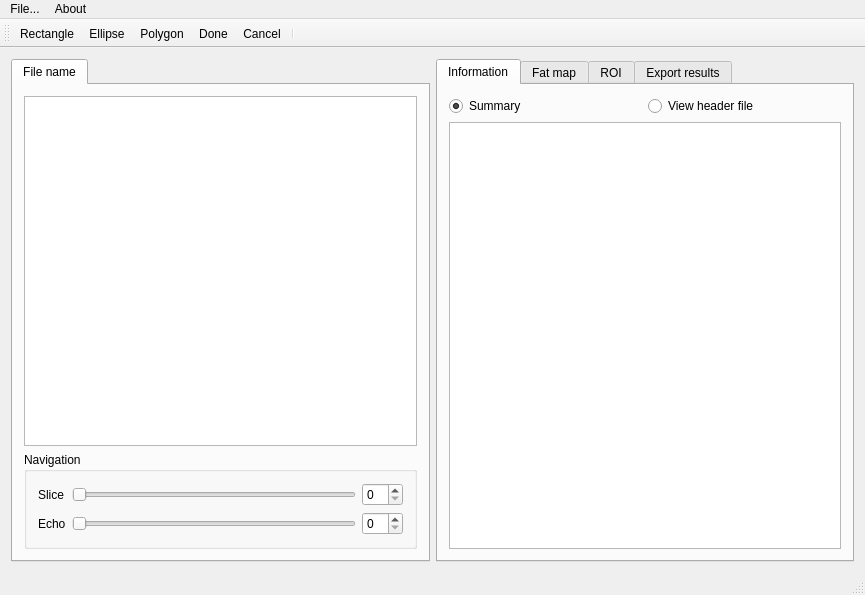
<?xml version="1.0" encoding="UTF-8"?>
<ui version="4.0">
 <class>MainWindow</class>
 <widget class="QMainWindow" name="MainWindow">
  <property name="geometry">
   <rect>
    <x>0</x>
    <y>0</y>
    <width>865</width>
    <height>595</height>
   </rect>
  </property>
  <property name="windowTitle">
   <string>Livertool</string>
  </property>
  <widget class="QWidget" name="centralWidget">
   <layout class="QGridLayout" name="gridLayout_4">
    <item row="0" column="0">
     <widget class="QTabWidget" name="tabWidget0">
      <widget class="QWidget" name="tabWidget0_Page1">
       <attribute name="title">
        <string>File name</string>
       </attribute>
       <layout class="QGridLayout" name="gridLayout_9">
        <item row="0" column="0">
         <layout class="QGridLayout" name="gridLayout">
          <item row="0" column="0">
           <widget class="ImageView" name="pcv_img"/>
          </item>
          <item row="1" column="0">
           <widget class="QGroupBox" name="groupBox">
            <property name="title">
             <string>Navigation</string>
            </property>
            <layout class="QGridLayout" name="gridLayout_8">
             <item row="0" column="0">
              <widget class="QLabel" name="label_2">
               <property name="text">
                <string>Slice</string>
               </property>
              </widget>
             </item>
             <item row="0" column="1">
              <widget class="QSlider" name="sld_slice">
               <property name="orientation">
                <enum>Qt::Horizontal</enum>
               </property>
              </widget>
             </item>
             <item row="0" column="2">
              <widget class="QSpinBox" name="spb_slice"/>
             </item>
             <item row="1" column="0">
              <widget class="QLabel" name="label_3">
               <property name="text">
                <string>Echo</string>
               </property>
              </widget>
             </item>
             <item row="1" column="1">
              <widget class="QSlider" name="sld_echo">
               <property name="orientation">
                <enum>Qt::Horizontal</enum>
               </property>
              </widget>
             </item>
             <item row="1" column="2">
              <widget class="QSpinBox" name="spb_echo"/>
             </item>
            </layout>
           </widget>
          </item>
         </layout>
        </item>
       </layout>
      </widget>
     </widget>
    </item>
    <item row="0" column="1">
     <widget class="QTabWidget" name="tabWidget">
      <property name="sizePolicy">
       <sizepolicy hsizetype="Expanding" vsizetype="Expanding">
        <horstretch>0</horstretch>
        <verstretch>0</verstretch>
       </sizepolicy>
      </property>
      <property name="mouseTracking">
       <bool>false</bool>
      </property>
      <property name="tabPosition">
       <enum>QTabWidget::North</enum>
      </property>
      <property name="currentIndex">
       <number>0</number>
      </property>
      <widget class="QWidget" name="information_tab">
       <attribute name="title">
        <string>Information</string>
       </attribute>
       <layout class="QGridLayout" name="gridLayout_6">
        <item row="0" column="0">
         <layout class="QGridLayout" name="gridLayout_5">
          <item row="0" column="0">
           <widget class="QRadioButton" name="radio_summary_header">
            <property name="text">
             <string>Summary</string>
            </property>
            <property name="checked">
             <bool>true</bool>
            </property>
           </widget>
          </item>
          <item row="0" column="1">
           <widget class="QRadioButton" name="radio_full_header">
            <property name="text">
             <string>View header file</string>
            </property>
           </widget>
          </item>
          <item row="1" column="0" colspan="2">
           <widget class="QTextEdit" name="textedit_header">
            <property name="textInteractionFlags">
             <set>Qt::TextSelectableByKeyboard|Qt::TextSelectableByMouse</set>
            </property>
           </widget>
          </item>
         </layout>
        </item>
       </layout>
      </widget>
      <widget class="QWidget" name="fatmap_tab">
       <attribute name="title">
        <string>Fat map</string>
       </attribute>
       <layout class="QGridLayout" name="gridLayout_7">
        <item row="0" column="0">
         <layout class="QGridLayout" name="gridLayout_2">
          <item row="0" column="0">
           <widget class="ImageView" name="pcv_fatmap">
            <property name="mouseTracking">
             <bool>true</bool>
            </property>
           </widget>
          </item>
          <item row="1" column="0">
           <widget class="QGroupBox" name="groupBox_2">
            <property name="title">
             <string>Settings</string>
            </property>
            <layout class="QGridLayout" name="gridLayout_3">
             <item row="0" column="0" alignment="Qt::AlignLeft">
              <widget class="QLabel" name="label_4">
               <property name="text">
                <string>Fat Fraction estimation method:</string>
               </property>
               <property name="alignment">
                <set>Qt::AlignCenter</set>
               </property>
              </widget>
             </item>
             <item row="0" column="1">
              <widget class="QComboBox" name="cbx_methods"/>
             </item>
             <item row="1" column="0">
              <widget class="QCheckBox" name="check_current_slice">
               <property name="toolTip">
                <string/>
               </property>
               <property name="toolTipDuration">
                <number>-1</number>
               </property>
               <property name="whatsThis">
                <string/>
               </property>
               <property name="text">
                <string>Map only current slice</string>
               </property>
              </widget>
             </item>
             <item row="1" column="1">
              <widget class="QPushButton" name="btn_cfatmap">
               <property name="sizePolicy">
                <sizepolicy hsizetype="Preferred" vsizetype="Maximum">
                 <horstretch>0</horstretch>
                 <verstretch>0</verstretch>
                </sizepolicy>
               </property>
               <property name="text">
                <string>Start</string>
               </property>
              </widget>
             </item>
            </layout>
            <zorder>check_current_slice</zorder>
            <zorder>label_4</zorder>
            <zorder>cbx_methods</zorder>
            <zorder>btn_cfatmap</zorder>
           </widget>
          </item>
         </layout>
        </item>
       </layout>
      </widget>
      <widget class="QWidget" name="signal_tab">
       <attribute name="title">
        <string>ROI</string>
       </attribute>
       <layout class="QVBoxLayout" name="verticalLayout">
        <item>
         <layout class="QGridLayout" name="gridLayout_10">
          <item row="0" column="2">
           <widget class="QPushButton" name="btn_roi_delete">
            <property name="text">
             <string>Delete</string>
            </property>
           </widget>
          </item>
          <item row="3" column="0" colspan="2">
           <widget class="QLabel" name="label_6">
            <property name="text">
             <string>Data and Fat fraction estimation</string>
            </property>
           </widget>
          </item>
          <item row="0" column="0">
           <widget class="QComboBox" name="cbox_rois"/>
          </item>
          <item row="2" column="0" colspan="3">
           <widget class="PlotWidget" name="pcv_signal">
            <property name="enabled">
             <bool>true</bool>
            </property>
            <property name="sizePolicy">
             <sizepolicy hsizetype="Expanding" vsizetype="Expanding">
              <horstretch>0</horstretch>
              <verstretch>0</verstretch>
             </sizepolicy>
            </property>
           </widget>
          </item>
          <item row="1" column="0" colspan="3">
           <widget class="QLabel" name="label">
            <property name="text">
             <string>Signal Intensity (a.u.) vs Echo time (ms)</string>
            </property>
           </widget>
          </item>
          <item row="4" column="0" colspan="3">
           <widget class="QTextEdit" name="textEdit_roi"/>
          </item>
         </layout>
        </item>
       </layout>
      </widget>
      <widget class="QWidget" name="export_tab">
       <attribute name="title">
        <string>Export results</string>
       </attribute>
       <layout class="QVBoxLayout" name="verticalLayout_6">
        <item>
         <layout class="QGridLayout" name="gridLayout_12">
          <item row="0" column="0">
           <widget class="QGroupBox" name="groupBox_4">
            <property name="enabled">
             <bool>false</bool>
            </property>
            <property name="title">
             <string>General</string>
            </property>
            <layout class="QVBoxLayout" name="verticalLayout_4">
             <item>
              <widget class="QCheckBox" name="check_anonimyze">
               <property name="enabled">
                <bool>false</bool>
               </property>
               <property name="toolTip">
                <string>&lt;html&gt;&lt;head/&gt;&lt;body&gt;&lt;p&gt;Removes the name of the patient of the header and summary files.&lt;/p&gt;&lt;/body&gt;&lt;/html&gt;</string>
               </property>
               <property name="text">
                <string>Anonimyze data</string>
               </property>
              </widget>
             </item>
            </layout>
           </widget>
          </item>
          <item row="1" column="0">
           <widget class="QGroupBox" name="groupBox_5">
            <property name="enabled">
             <bool>false</bool>
            </property>
            <property name="toolTip">
             <string>&lt;html&gt;&lt;head/&gt;&lt;body&gt;&lt;p&gt;Exports separate DICOM files for each dataset and estimation method, or separate bitmap images for each mapped slice in each method.&lt;/p&gt;&lt;/body&gt;&lt;/html&gt;</string>
            </property>
            <property name="title">
             <string>Fat fraction maps</string>
            </property>
            <layout class="QGridLayout" name="gridLayout_11">
             <item row="0" column="0">
              <widget class="QRadioButton" name="radio_export_dicom">
               <property name="toolTip">
                <string>&lt;html&gt;&lt;head/&gt;&lt;body&gt;&lt;p&gt;Exporting in DICOM is available only for results performed over the whole dataset. The file will inherit the original header with few modifications.&lt;/p&gt;&lt;/body&gt;&lt;/html&gt;</string>
               </property>
               <property name="whatsThis">
                <string>&lt;html&gt;&lt;head/&gt;&lt;body&gt;&lt;p&gt;&lt;br/&gt;&lt;/p&gt;&lt;/body&gt;&lt;/html&gt;</string>
               </property>
               <property name="text">
                <string>DICOM</string>
               </property>
              </widget>
             </item>
             <item row="0" column="1">
              <widget class="QRadioButton" name="radio_export_bitmap">
               <property name="toolTip">
                <string>&lt;html&gt;&lt;head/&gt;&lt;body&gt;&lt;p&gt;Exporting in bitmap is available for when only selected slices of the dataset were mapped using one of the algorithms.&lt;/p&gt;&lt;/body&gt;&lt;/html&gt;</string>
               </property>
               <property name="text">
                <string>Bitmap</string>
               </property>
              </widget>
             </item>
             <item row="1" column="0">
              <widget class="QCheckBox" name="check_export_dicom">
               <property name="text">
                <string>Dixon</string>
               </property>
               <property name="tristate">
                <bool>true</bool>
               </property>
              </widget>
             </item>
             <item row="2" column="0">
              <widget class="QCheckBox" name="check_export_triple">
               <property name="text">
                <string>Triple</string>
               </property>
               <property name="tristate">
                <bool>true</bool>
               </property>
              </widget>
             </item>
             <item row="3" column="0">
              <widget class="QCheckBox" name="check_export_multi">
               <property name="text">
                <string>Multi</string>
               </property>
               <property name="tristate">
                <bool>true</bool>
               </property>
              </widget>
             </item>
             <item row="4" column="0">
              <widget class="QCheckBox" name="check_export_ann">
               <property name="text">
                <string>ANN</string>
               </property>
               <property name="tristate">
                <bool>true</bool>
               </property>
              </widget>
             </item>
            </layout>
           </widget>
          </item>
          <item row="2" column="0">
           <widget class="QGroupBox" name="groupBox_3">
            <property name="title">
             <string>ROI information</string>
            </property>
            <layout class="QGridLayout" name="gridLayout_13">
             <item row="0" column="0">
              <widget class="QCheckBox" name="check_export_csv">
               <property name="toolTip">
                <string>&lt;html&gt;&lt;head/&gt;&lt;body&gt;&lt;p&gt;Exports a csv (comma separated values) file containing information computed about the selected regions of interest, if any. Includes summary information about the test.&lt;/p&gt;&lt;/body&gt;&lt;/html&gt;</string>
               </property>
               <property name="text">
                <string>Export .CSV</string>
               </property>
               <property name="checked">
                <bool>true</bool>
               </property>
              </widget>
             </item>
             <item row="1" column="0">
              <widget class="QCheckBox" name="check_include_csv_hdr">
               <property name="toolTip">
                <string>&lt;html&gt;&lt;head/&gt;&lt;body&gt;&lt;p&gt;Exports a csv (comma separated values) file containing information computed about the selected regions of interest, if any. Includes summary information about the test.&lt;/p&gt;&lt;/body&gt;&lt;/html&gt;</string>
               </property>
               <property name="text">
                <string>Include columns header</string>
               </property>
              </widget>
             </item>
            </layout>
           </widget>
          </item>
          <item row="3" column="0">
           <widget class="QPushButton" name="btn_export">
            <property name="text">
             <string>Export</string>
            </property>
           </widget>
          </item>
         </layout>
        </item>
       </layout>
      </widget>
     </widget>
    </item>
   </layout>
  </widget>
  <widget class="QMenuBar" name="menuBar">
   <property name="geometry">
    <rect>
     <x>0</x>
     <y>0</y>
     <width>865</width>
     <height>21</height>
    </rect>
   </property>
   <widget class="QMenu" name="menuLivertool">
    <property name="title">
     <string>File...</string>
    </property>
    <addaction name="act_open_single"/>
    <addaction name="act_open_multiple"/>
    <addaction name="separator"/>
    <addaction name="act_open_parrec"/>
   </widget>
   <widget class="QMenu" name="menuAbout">
    <property name="title">
     <string>About</string>
    </property>
   </widget>
   <addaction name="menuLivertool"/>
   <addaction name="menuAbout"/>
  </widget>
  <widget class="QStatusBar" name="statusBar"/>
  <widget class="QToolBar" name="toolBar">
   <property name="windowTitle">
    <string>toolBar</string>
   </property>
   <attribute name="toolBarArea">
    <enum>TopToolBarArea</enum>
   </attribute>
   <attribute name="toolBarBreak">
    <bool>false</bool>
   </attribute>
   <addaction name="act_rectangle"/>
   <addaction name="act_ellipse"/>
   <addaction name="act_polygon"/>
   <addaction name="act_ROI_done"/>
   <addaction name="act_ROI_cancel"/>
   <addaction name="separator"/>
  </widget>
  <action name="act_open_single">
   <property name="text">
    <string>Open a single DICOM file...</string>
   </property>
  </action>
  <action name="act_rectangle">
   <property name="icon">
    <iconset>
     <normaloff>icons/icons8-Rectangular.png</normaloff>icons/icons8-Rectangular.png</iconset>
   </property>
   <property name="text">
    <string>Rectangle</string>
   </property>
  </action>
  <action name="act_ellipse">
   <property name="icon">
    <iconset>
     <normaloff>icons/icons8-Oval Filled.png</normaloff>icons/icons8-Oval Filled.png</iconset>
   </property>
   <property name="text">
    <string>Ellipse</string>
   </property>
  </action>
  <action name="act_polygon">
   <property name="icon">
    <iconset>
     <normaloff>icons/icons8-Polygon Filled.png</normaloff>icons/icons8-Polygon Filled.png</iconset>
   </property>
   <property name="text">
    <string>Polygon</string>
   </property>
  </action>
  <action name="act_ROI_done">
   <property name="icon">
    <iconset>
     <normaloff>icons/icons8-Ok.png</normaloff>icons/icons8-Ok.png</iconset>
   </property>
   <property name="text">
    <string>Done</string>
   </property>
  </action>
  <action name="act_ROI_cancel">
   <property name="icon">
    <iconset>
     <normaloff>icons/icons8-Cancel_2.png</normaloff>icons/icons8-Cancel_2.png</iconset>
   </property>
   <property name="text">
    <string>Cancel</string>
   </property>
  </action>
  <action name="act_open_multiple">
   <property name="text">
    <string>Open multiple DICOM files...</string>
   </property>
  </action>
  <action name="actionExport">
   <property name="text">
    <string>Export results...</string>
   </property>
  </action>
  <action name="act_open_parrec">
   <property name="text">
    <string>Open PAR /REC files...</string>
   </property>
  </action>
 </widget>
 <layoutdefault spacing="6" margin="11"/>
 <customwidgets>
  <customwidget>
   <class>ImageView</class>
   <extends>QGraphicsView</extends>
   <header>pyqtgraph</header>
  </customwidget>
  <customwidget>
   <class>PlotWidget</class>
   <extends>QGraphicsView</extends>
   <header>pyqtgraph</header>
  </customwidget>
 </customwidgets>
 <resources/>
 <connections>
  <connection>
   <sender>sld_slice</sender>
   <signal>valueChanged(int)</signal>
   <receiver>spb_slice</receiver>
   <slot>setValue(int)</slot>
   <hints>
    <hint type="sourcelabel">
     <x>312</x>
     <y>498</y>
    </hint>
    <hint type="destinationlabel">
     <x>385</x>
     <y>506</y>
    </hint>
   </hints>
  </connection>
  <connection>
   <sender>spb_slice</sender>
   <signal>valueChanged(int)</signal>
   <receiver>sld_slice</receiver>
   <slot>setValue(int)</slot>
   <hints>
    <hint type="sourcelabel">
     <x>375</x>
     <y>497</y>
    </hint>
    <hint type="destinationlabel">
     <x>349</x>
     <y>497</y>
    </hint>
   </hints>
  </connection>
  <connection>
   <sender>sld_echo</sender>
   <signal>valueChanged(int)</signal>
   <receiver>spb_echo</receiver>
   <slot>setValue(int)</slot>
   <hints>
    <hint type="sourcelabel">
     <x>353</x>
     <y>532</y>
    </hint>
    <hint type="destinationlabel">
     <x>373</x>
     <y>534</y>
    </hint>
   </hints>
  </connection>
  <connection>
   <sender>spb_echo</sender>
   <signal>valueChanged(int)</signal>
   <receiver>sld_echo</receiver>
   <slot>setValue(int)</slot>
   <hints>
    <hint type="sourcelabel">
     <x>369</x>
     <y>526</y>
    </hint>
    <hint type="destinationlabel">
     <x>353</x>
     <y>526</y>
    </hint>
   </hints>
  </connection>
 </connections>
</ui>
